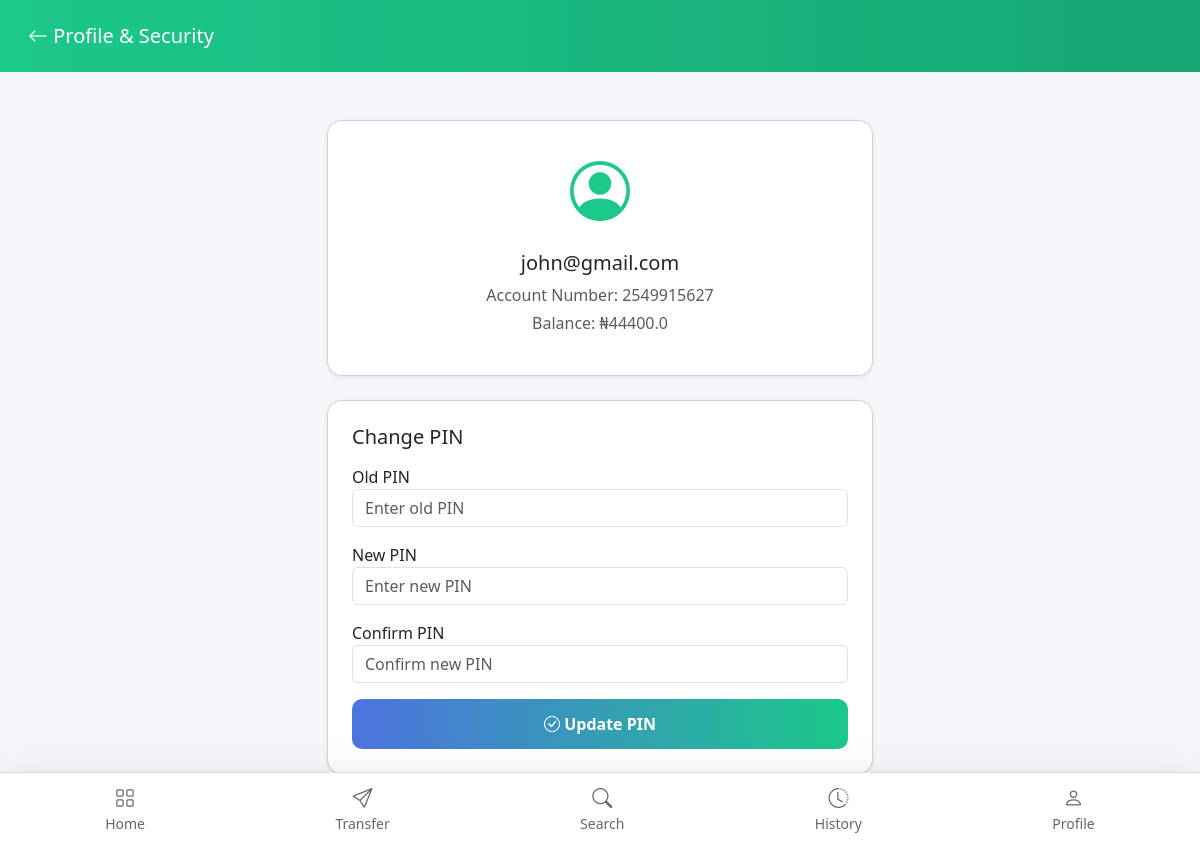
The page /pin/ (signed in) on the database its author committed.
### client/models.py (models this page shows, shortened)
class Customer(models.Model):
    user = models.ForeignKey(to=User, on_delete=models.CASCADE)
    gender = models.CharField(max_length=1,choices=GENDER_CHOICES,default='u')
    account_number = models.CharField(max_length=10,blank=False,unique=True,default=generateAccountNumber, editable=False)
    balance = models.FloatField(default=200.00)
    pin = models.CharField(max_length=128, null=True,blank=True,editable=False)

### client/views.py (the view, shortened to what this page needs)
# urls.py: path("pin/",views.pinView, name='client-pin-view'),
@login_required(login_url='/login/')
def pinView(request):
    if request.user.is_superuser :
        return redirect("admin")
    try :
        customer = Customer.objects.get(user=request.user)
        pin_set_before = True if customer.pin else False
        return render(request,'pages/pin.html', {'customer':customer, 'pin_exist':pin_set_before})
    except Exception as e :
        return render(request, 'error.html', {"error": str(e)})

### client/templates/pages/pin.html (shortened to what this page needs)
<!doctype html>
<html lang="en">
  <head>
    <link
      href="https://cdn.jsdelivr.net/npm/bootstrap@5.3.2/dist/css/bootstrap.min.css"
      rel="stylesheet"
    />
    <link
      rel="stylesheet"
      href="https://cdn.jsdelivr.net/npm/bootstrap-icons@1.11.1/font/bootstrap-icons.css"
    />
  </head>
  <body>
    <nav class="navbar navbar-dark p-3">
      <div class="container-fluid">
        <a href="/" class="navbar-brand">
          <i class="bi bi-arrow-left"></i> Profile & Security
        </a>
      </div>
    </nav>
    <div class="container mt-5">
      <div class="row justify-content-center">
        <div class="col-md-6">
          <div class="card card-style shadow-sm p-4 mb-4 text-center">
            <i class="bi bi-person-circle profile-icon"></i>
            <h5 class="mt-3">{{customer.user.username }}</h5>
            <p class="text-muted mb-1">Account Number: {{ customer.account_number }}</p>
            <p class="text-muted">Balance: ₦{{  customer.balance }} </p>
          </div>
          {% if pin_exist %}
          <div class="card card-style shadow-sm p-4">
            <h5 class="mb-3">Change PIN</h5>
            <form method="POST">
                <div class="mb-3">
                <label>Old PIN</label>
                <input
                  type="password"
                  class="form-control"
                  name="old_pin"
                  placeholder="Enter old PIN"
                  required
                  minlength=4
                />
              </div>
              <div class="mb-3">
                <label>New PIN</label>
                <input
                  type="password"
                  class="form-control"
                  name="new_pin"
                  placeholder="Enter new PIN"
                  required
                  minlength=4
                />
              </div>
              <div class="mb-3">
                <label>Confirm PIN</label>
                <input
                  type="password"
                  class="form-control"
                  name="confirm_pin"
                  placeholder="Confirm new PIN"
                  required
                  minlength=4
                />
              </div>
              <button class="btn btn-save w-100">
                <i class="bi bi-check-circle"></i>
                Update PIN
              </button>
            </form>
          </div>
          {% endif %}
        </div>
      </div>
    </div>
    <nav class="bottom-nav shadow-lg">
      <a href="dashboard.html" class="nav-item">
        <i class="bi bi-grid"></i>
        <span>Home</span>
      </a>
      <a href="transfer.html" class="nav-item">
        <i class="bi bi-send"></i>
        <span>Transfer</span>
      </a>
      <a href="search_user.html" class="nav-item">
        <i class="bi bi-search"></i>
        <span>Search</span>
      </a>
      <a href="transactions.html" class="nav-item">
        <i class="bi bi-clock-history"></i>
        <span>History</span>
      </a>
      <a href="pin_profile.html" class="nav-item">
        <i class="bi bi-person"></i>
        <span>Profile</span>
      </a>
    </nav>
  </body>
</html>

### client/templates/pages/pin.html (style rules this page uses)
body { background-color: #f4f6f9; }
.navbar { background: linear-gradient(90deg, #1cc88a, #17a673); }
.card-style { border-radius: 15px; }
.btn-save { background: linear-gradient(90deg, #4e73df, #1cc88a); border: none; height: 50px; border-radius: 10px; color: white; font-weight: bold; }
.profile-icon { font-size: 60px; color: #1cc88a; }
.bottom-nav { position: fixed; bottom: 0; width: 100%; background: white; display: flex; justify-content: space-around; padding: 10px; border-top: 1px solid #ddd; z-index: 1000; }
.nav-item { text-align: center; color: #666; text-decoration: none; font-size: 14px; }
.nav-item i { display: block; font-size: 20px; }
body { padding-bottom: 70px; }

### rows shown on the page
Customer: user.username "john@gmail.com", account_number "2549915627", balance "44400.0"
